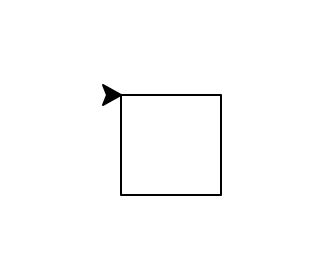

Python code for this plot:
import turtle
anton = turtle.Turtle()       # heute heißt die Schildkröte Anton

# Hier beginnt das eigentliche Programm:
anton.forward(50)
anton.right(90)               # um 90 Grad nach rechts drehen (um Uhrzeigersinn)

anton.forward(50)
anton.right(90)

anton.forward(50)
anton.right(90)

anton.forward(50)
anton.right(90)

# Bescheid sagen, dass wir fertig (engl: *done*) sind 
turtle.done()
turtle.bye()
